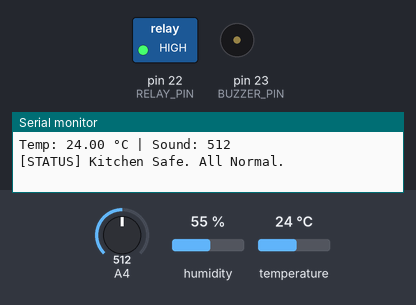
Bench run of a sketch on a simulated Arduino Mega 2560, built with avr-gcc and run on an emulated ATmega2560. Parts: switched loads named in the sketch (green lamp = pin HIGH), buzzer (waves = sounding, pin HIGH), the last lines printed to the serial monitor. The inputs (shaded band) are chosen by the test bench; at power-on: temperature 24 °C, A4 = 512, humidity 55 %.

Above: at 2.2 s.
2.3 s: temperature set to 33 °C
5.2 s: temperature set to 36 °C
At 8.5 s:
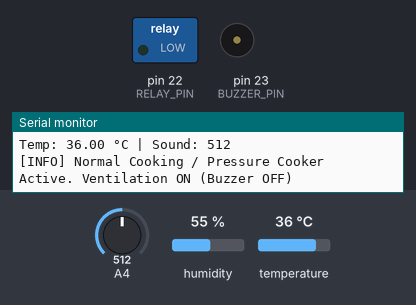
10.0 s: temperature set to 12 °C
At 10.6 s:
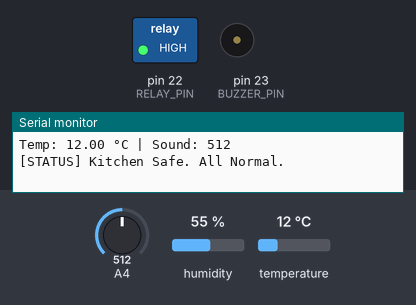
12.1 s: temperature set to 41 °C
At 14.0 s:
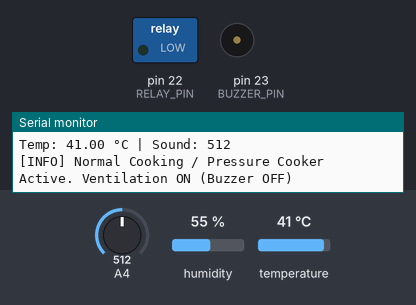
Timing chart, 0 to 15.5 s (numbered marks = the images above; inputs shaded):
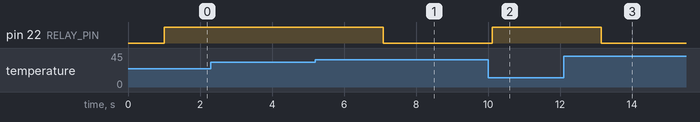

Measured:
- the behaviour switches between 34 and 35 °C on temperature (found by bisection; images 0 and 1)
- after the input at 5.2 s, pin 22 (RELAY_PIN): HIGH → LOW after 1.9 s
- after the input at 10.0 s, pin 22 (RELAY_PIN): LOW → HIGH after 0.11 s
- after the input at 12.1 s, pin 22 (RELAY_PIN): HIGH → LOW after 1.0 s

The sketch:

member2_kitchen_code.ino
```cpp
#include "DHT.h"

// ================= MEMBER 2 PINS =================
#define DHTPIN 15 // DHT11 Data Pin
#define DHTTYPE DHT11 // DHT 11
#define SOUND_PIN 36 // MAX9814 Sound Sensor (SP / VP)
#define BUZZER_PIN 23 // Active Buzzer
#define RELAY_PIN 22 // Relay for Exhaust Fan

// ================= SMART KITCHEN THRESHOLDS =================
// 1. Normal Cooking Limit
const float NORMAL_COOKING_TEMP = 35.0;

// 2. Danger Limit
const float HAZARD_TEMP_THRESHOLD = 48.0;

// 3. Sound Threshold (To ignore high sound of pressure cooker, we gave high threshold)
const int SOUND_WARNING_THRESHOLD = 3200;
const int SOUND_HAZARD_THRESHOLD = 3800; // explosion

DHT dht(DHTPIN, DHTTYPE);

bool stoveFire = false;

void setup() {
  Serial.begin(115200);
  delay(1000);

  // Pin Modes
  pinMode(BUZZER_PIN, OUTPUT);
  pinMode(RELAY_PIN, OUTPUT);
  digitalWrite(BUZZER_PIN, LOW);
  digitalWrite(RELAY_PIN, HIGH);

  dht.begin();
  Serial.println("==================================================");
  Serial.println(" SMART KITCHEN SYSTEM - PRESSURE COOKER OPTIMIZED ");
  Serial.println("==================================================");
}

void loop() {
  // --- SENSOR READINGS ---
  float currentTemp = dht.readTemperature();
  int soundVal = analogRead(SOUND_PIN);

  // Print values in serial monitor
  Serial.print("Temp: ");
  Serial.print(currentTemp);
  Serial.print(" °C | Sound: ");
  Serial.println(soundVal);

  // --- SMART DECISION LOGIC ---
  bool isCookingNormal = false;
  bool isEmergency = false;

  // Temperature and Sound Check
  if (currentTemp >= NORMAL_COOKING_TEMP && currentTemp < HAZARD_TEMP_THRESHOLD) {
    isCookingNormal = true;
  }

  if (currentTemp >= HAZARD_TEMP_THRESHOLD || soundVal >= SOUND_HAZARD_THRESHOLD) {
    isEmergency = true;
  }

  // --- OUTPUT ACTUATOR LOGIC ---
  if (stoveFire || isEmergency)
  {
    digitalWrite(RELAY_PIN, LOW);
    digitalWrite(BUZZER_PIN, HIGH);
    Serial.println("[CRITICAL ALERT] Burning Food / Danger Detected! Fan & Buzzer ON");
  }
  else if (isCookingNormal)
  {
    digitalWrite(RELAY_PIN, LOW);
    digitalWrite(BUZZER_PIN, LOW);
    Serial.println("[INFO] Normal Cooking / Pressure Cooker Active. Ventilation ON (Buzzer OFF)");
  }
  else
  {
    digitalWrite(RELAY_PIN, HIGH);
    digitalWrite(BUZZER_PIN, LOW);
    Serial.println("[STATUS] Kitchen Safe. All Normal.");
  }

  delay(1500);
}
```
